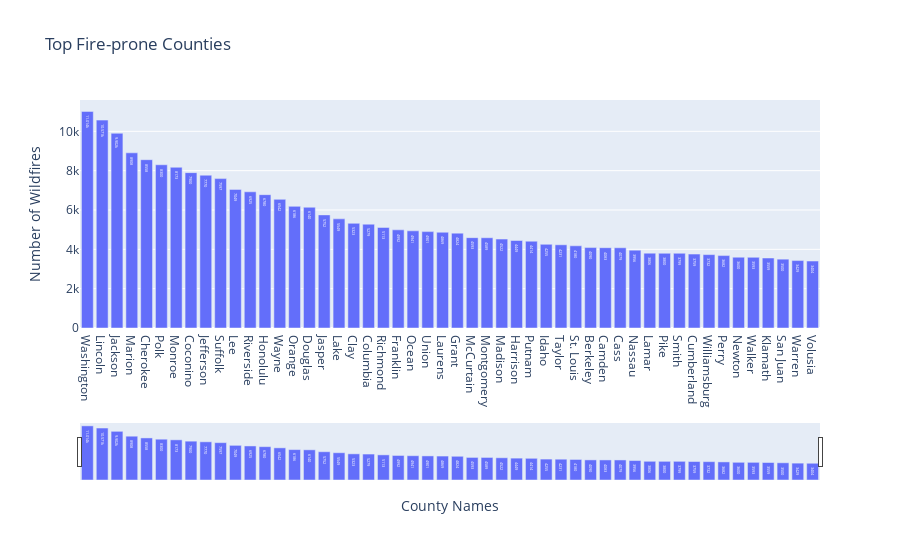

Write notebook code for a chart like this one.
### Code cell
fig  = view_county(county_counts, count=50)
fig.show()

### Figure 1 — Plotly figure (JSON) as saved in the notebook; plotly's stock layout.template omitted (floating-point values rounded to 4 significant figures)
{"data": [{"texttemplate": "%{y}", "type": "bar", "x": ["Washington", "Lincoln", "Jackson", "Marion", "Cherokee", "Polk", "Monroe", "Coconino", "Jefferson", "Suffolk", "Lee", "Riverside", "Honolulu", "Wayne", "Orange", "Douglas", "Jasper", "Lake", "Clay", "Columbia", "Richmond", "Franklin", "Ocean", "Union", "Laurens", "Grant", "McCurtain", "Montgomery", "Madison", "Harrison", "Putnam", "Idaho", "Taylor", "St. Louis", "Berkeley", "Camden", "Cass", "Nassau", "Lamar", "Pike", "Smith", "Cumberland", "Williamsburg", "Perry", "Newton", "Walker", "Klamath", "San Juan", "Warren", "Volusia"], "y": [11014, 10571, 9902, 8908, 8558, 8300, 8173, 7900, 7770, 7597, 7049, 6925, 6780, 6542, 6186, 6140, 5752, 5549, 5323, 5279, 5113, 4992, 4941, 4901, 4869, 4824, 4593, 4589, 4522, 4449, 4414, 4255, 4231, 4180, 4090, 4083, 4079, 3956, 3806, 3800, 3799, 3759, 3732, 3682, 3600, 3593, 3559, 3500, 3429, 3404]}], "layout": {"title": {"text": "Top Fire-prone Counties"}, "xaxis": {"rangeslider": {"visible": true}, "title": {"text": "County Names"}}, "yaxis": {"title": {"text": "Number of Wildfires"}}}}
